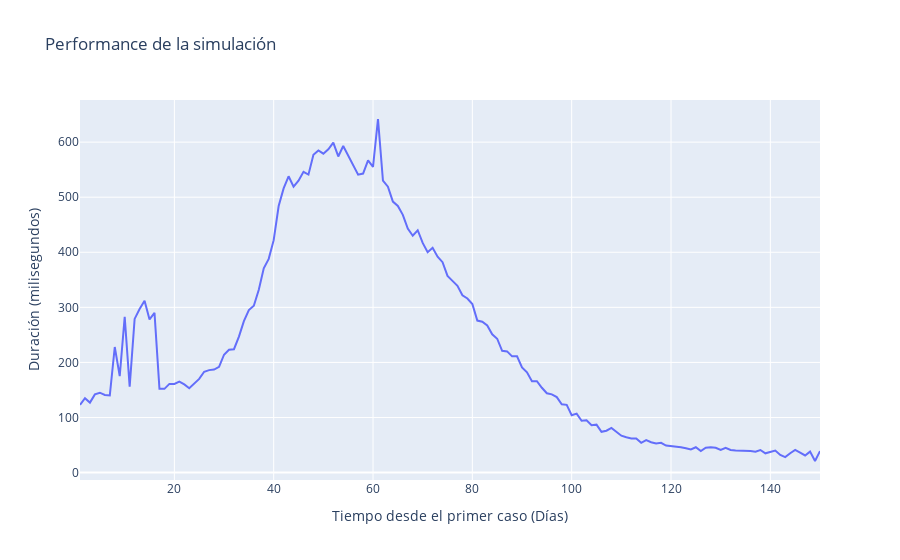

Notebook source saved alongside this figure:
### Code cell
print(f"Tiempo total de la simulación: {sim_general['compute_time_ms'].sum()/1000/60:.2f} minutos")
fig = go.Figure()
fig.add_trace(go.Scatter(x=sim_general["day"], y=sim_general["compute_time_ms"], name=""))
                         #line=dict(color='firebrick', width=4)))# dash options include 'dash', 'dot', and 'dashdot'


fig.update_layout(title='Performance de la simulación',
                   xaxis_title='Tiempo desde el primer caso (Días)',
                   yaxis_title='Duración (milisegundos)')


fig.show()

### Figure 1 — Plotly figure (JSON) as saved in the notebook; plotly's stock layout.template omitted (floating-point values rounded to 4 significant figures; data arrays with more than 128 entries replaced by an {"elided": "..."} marker saying what was removed)
{"data": [{"name": "", "type": "scatter", "x": {"elided": "150 int values"}, "y": {"elided": "150 int values"}}], "layout": {"title": {"text": "Performance de la simulación"}, "xaxis": {"title": {"text": "Tiempo desde el primer caso (Días)"}}, "yaxis": {"title": {"text": "Duración (milisegundos)"}}}}
